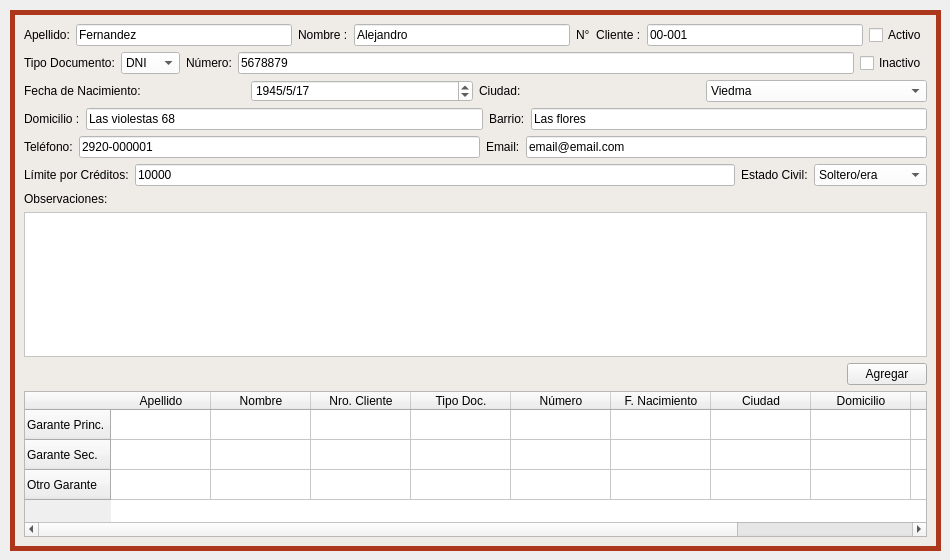
         <widget class="QWidget" name="tab_18">
          <attribute name="icon">
           <iconset>
            <normalon>Íconos/calidad-de-la-pagina.png</normalon>
           </iconset>
          </attribute>
          <attribute name="title">
           <string>Datos Garante</string>
          </attribute>
          <widget class="QGroupBox" name="groupBox_3">
           <property name="geometry">
            <rect>
             <x>10</x>
             <y>10</y>
             <width>931</width>
             <height>541</height>
            </rect>
           </property>
           <property name="styleSheet">
            <string notr="true">QGroupBox{
background-color: rgb(239, 235, 231);
border-style: solid;
border-width: 5px;
border-color: rgb(172, 55, 26);
}

QLabel{
background-color: rgb(239, 235, 231);
}

QLineEdit{
background-color: rgb(255, 255, 255);
}

QTextEdit{
background-color: rgb(255, 255, 255);
}

QComboBox{
background-color: rgb(255, 255, 255);
}

QDateEdit{
background-color: rgb(255, 255, 255);
}

</string>
           </property>
           <property name="title">
            <string/>
           </property>
           <layout class="QGridLayout" name="gridLayout">
            <item row="0" column="0">
             <layout class="QVBoxLayout" name="verticalLayout_4">
              <item>
               <layout class="QHBoxLayout" name="horizontalLayout_12">
                <item>
                 <widget class="QLabel" name="label_154">
                  <property name="text">
                   <string>Apellido:</string>
                  </property>
                 </widget>
                </item>
                <item>
                 <widget class="QLineEdit" name="lne_garante_apellido_4">
                  <property name="styleSheet">
                   <string notr="true">background-color: rgb(255, 255, 255);</string>
                  </property>
                  <property name="text">
                   <string>Fernandez</string>
                  </property>
                 </widget>
                </item>
                <item>
                 <widget class="QLabel" name="label_153">
                  <property name="text">
                   <string>Nombre :</string>
                  </property>
                 </widget>
                </item>
                <item>
                 <widget class="QLineEdit" name="lne_garante_nombre_4">
                  <property name="styleSheet">
                   <string notr="true">background-color: rgb(255, 255, 255);</string>
                  </property>
                  <property name="text">
                   <string>Alejandro</string>
                  </property>
                 </widget>
                </item>
                <item>
                 <widget class="QLabel" name="label_156">
                  <property name="text">
                   <string>N°  Cliente :</string>
                  </property>
                 </widget>
                </item>
                <item>
                 <widget class="QLineEdit" name="lne_garante_nro_cliente_4">
                  <property name="styleSheet">
                   <string notr="true">background-color: rgb(255, 255, 255);</string>
                  </property>
                  <property name="text">
                   <string>00-001</string>
                  </property>
                 </widget>
                </item>
                <item>
                 <widget class="QCheckBox" name="checkBox_10">
                  <property name="text">
                   <string>Activo</string>
                  </property>
                 </widget>
                </item>
               </layout>
              </item>
              <item>
               <layout class="QHBoxLayout" name="horizontalLayout_13">
                <item>
                 <widget class="QLabel" name="label_150">
                  <property name="text">
                   <string>Tipo Documento:</string>
                  </property>
                 </widget>
                </item>
                <item>
                 <widget class="QComboBox" name="cbx_garante_tipo_doc_4">
                  <item>
                   <property name="text">
                    <string>DNI </string>
                   </property>
                  </item>
                  <item>
                   <property name="text">
                    <string>CUIL</string>
                   </property>
                  </item>
                  <item>
                   <property name="text">
                    <string>CUIT </string>
                   </property>
                  </item>
                 </widget>
                </item>
                <item>
                 <widget class="QLabel" name="label_145">
                  <property name="text">
                   <string>Número:</string>
                  </property>
                 </widget>
                </item>
                <item>
                 <widget class="QLineEdit" name="lne_garante_nro_doc_4">
                  <property name="styleSheet">
                   <string notr="true">background-color: rgb(255, 255, 255);</string>
                  </property>
                  <property name="text">
                   <string>5678879</string>
                  </property>
                 </widget>
                </item>
                <item>
                 <widget class="QCheckBox" name="checkBox_11">
                  <property name="text">
                   <string>Inactivo</string>
                  </property>
                 </widget>
                </item>
               </layout>
              </item>
              <item>
               <layout class="QHBoxLayout" name="horizontalLayout_14">
                <item>
                 <widget class="QLabel" name="label_148">
                  <property name="text">
                   <string>Fecha de Nacimiento:</string>
                  </property>
                 </widget>
                </item>
                <item>
                 <widget class="QDateEdit" name="dte_garante_nacimiento_4">
                  <property name="styleSheet">
                   <string notr="true">background-color: rgb(255, 255, 255);</string>
                  </property>
                  <property name="displayFormat">
                   <string>yyyy/M/dd</string>
                  </property>
                  <property name="date">
                   <date>
                    <year>1945</year>
                    <month>5</month>
                    <day>17</day>
                   </date>
                  </property>
                 </widget>
                </item>
                <item>
                 <widget class="QLabel" name="label_152">
                  <property name="text">
                   <string>Ciudad:</string>
                  </property>
                 </widget>
                </item>
                <item>
                 <widget class="QComboBox" name="cbx_garante_ciudad_4">
                  <item>
                   <property name="text">
                    <string>Viedma</string>
                   </property>
                  </item>
                 </widget>
                </item>
               </layout>
              </item>
              <item>
               <layout class="QHBoxLayout" name="horizontalLayout_15">
                <item>
                 <widget class="QLabel" name="label_157">
                  <property name="text">
                   <string>Domicilio :</string>
                  </property>
                 </widget>
                </item>
                <item>
                 <widget class="QLineEdit" name="lne_garante_domicilio_4">
                  <property name="styleSheet">
                   <string notr="true">background-color: rgb(255, 255, 255);</string>
                  </property>
                  <property name="text">
                   <string>Las violestas 68</string>
                  </property>
                 </widget>
                </item>
                <item>
                 <widget class="QLabel" name="label_151">
                  <property name="text">
                   <string>Barrio:</string>
                  </property>
                 </widget>
                </item>
                <item>
                 <widget class="QLineEdit" name="lne_garante_barrio_4">
                  <property name="styleSheet">
                   <string notr="true">background-color: rgb(255, 255, 255);</string>
                  </property>
                  <property name="text">
                   <string>Las flores</string>
                  </property>
                 </widget>
                </item>
               </layout>
              </item>
              <item>
               <layout class="QHBoxLayout" name="horizontalLayout_16">
                <item>
                 <widget class="QLabel" name="label_146">
                  <property name="text">
                   <string>Teléfono:</string>
                  </property>
                 </widget>
                </item>
                <item>
                 <widget class="QLineEdit" name="lne__garante_telefono_4">
                  <property name="styleSheet">
                   <string notr="true">background-color: rgb(255, 255, 255);</string>
                  </property>
                  <property name="text">
                   <string>2920-000001</string>
                  </property>
                 </widget>
                </item>
                <item>
                 <widget class="QLabel" name="label_147">
                  <property name="text">
                   <string>Email:</string>
                  </property>
                 </widget>
                </item>
                <item>
                 <widget class="QLineEdit" name="lne_garante_email_4">
                  <property name="styleSheet">
                   <string notr="true">background-color: rgb(255, 255, 255);</string>
                  </property>
                  <property name="text">
                   <string>email@email.com</string>
                  </property>
                 </widget>
                </item>
               </layout>
              </item>
              <item>
               <layout class="QHBoxLayout" name="horizontalLayout_17">
                <item>
                 <widget class="QLabel" name="label_149">
                  <property name="text">
                   <string>Límite por Créditos:</string>
                  </property>
                 </widget>
                </item>
                <item>
                 <widget class="QLineEdit" name="lne_garante_limite_credito_4">
                  <property name="styleSheet">
                   <string notr="true">background-color: rgb(255, 255, 255);</string>
                  </property>
                  <property name="text">
                   <string>10000</string>
                  </property>
                 </widget>
                </item>
                <item>
                 <widget class="QLabel" name="label_155">
                  <property name="text">
                   <string>Estado Civil:</string>
                  </property>
                 </widget>
                </item>
                <item>
                 <widget class="QComboBox" name="cbx_garante_estado_civil_4">
                  <item>
                   <property name="text">
                    <string>Soltero/era</string>
                   </property>
                  </item>
                  <item>
                   <property name="text">
                    <string>Casado/ada</string>
                   </property>
                  </item>
                  <item>
                   <property name="text">
                    <string>Viudo/da</string>
                   </property>
                  </item>
                  <item>
                   <property name="text">
                    <string>Divorsiado/ada</string>
                   </property>
                  </item>
                 </widget>
                </item>
               </layout>
              </item>
              <item>
               <layout class="QVBoxLayout" name="verticalLayout_3">
                <item>
                 <widget class="QLabel" name="label_144">
                  <property name="text">
                   <string>Observaciones: </string>
                  </property>
                 </widget>
                </item>
                <item>
                 <widget class="QTextEdit" name="txte_garante_observaciones_4">
                  <property name="styleSheet">
                   <string notr="true">background-color: rgb(255, 255, 255);</string>
                  </property>
                 </widget>
                </item>
                <item alignment="Qt::AlignRight">
                 <widget class="QPushButton" name="boton_agregar_4">
                  <property name="text">
                   <string>Agregar</string>
                  </property>
                 </widget>
                </item>
               </layout>
              </item>
             </layout>
            </item>
            <item row="1" column="0">
             <widget class="QTableWidget" name="tw_garantes_lista_4">
              <row>
               <property name="text">
                <string>Garante Princ.</string>
               </property>
               <property name="icon">
                <iconset>
                 <normalon>../../../../Descargas/calidad-de-la-pagina.png</normalon>
                </iconset>
               </property>
              </row>
              <row>
               <property name="text">
                <string>Garante Sec.</string>
               </property>
               <property name="icon">
                <iconset>
                 <normalon>../../../../Descargas/calidad-de-la-pagina.png</normalon>
                </iconset>
               </property>
              </row>
              <row>
               <property name="text">
                <string>Otro Garante</string>
               </property>
               <property name="icon">
                <iconset>
                 <normalon>../../../../Descargas/calidad-de-la-pagina.png</normalon>
                </iconset>
               </property>
              </row>
              <column>
               <property name="text">
                <string>Apellido</string>
               </property>
              </column>
              <column>
               <property name="text">
                <string>Nombre</string>
               </property>
              </column>
              <column>
               <property name="text">
                <string>Nro. Cliente</string>
               </property>
              </column>
              <column>
               <property name="text">
                <string>Tipo Doc.</string>
               </property>
              </column>
              <column>
               <property name="text">
                <string>Número</string>
               </property>
              </column>
              <column>
               <property name="text">
                <string>F. Nacimiento</string>
               </property>
              </column>
              <column>
               <property name="text">
                <string>Ciudad</string>
               </property>
              </column>
              <column>
               <property name="text">
                <string>Domicilio</string>
               </property>
              </column>
              <column>
               <property name="text">
                <string>Teléfono</string>
               </property>
              </column>
              <column>
               <property name="text">
                <string>Estado</string>
               </property>
              </column>
             </widget>
            </item>
           </layout>
          </widget>
         </widget>
